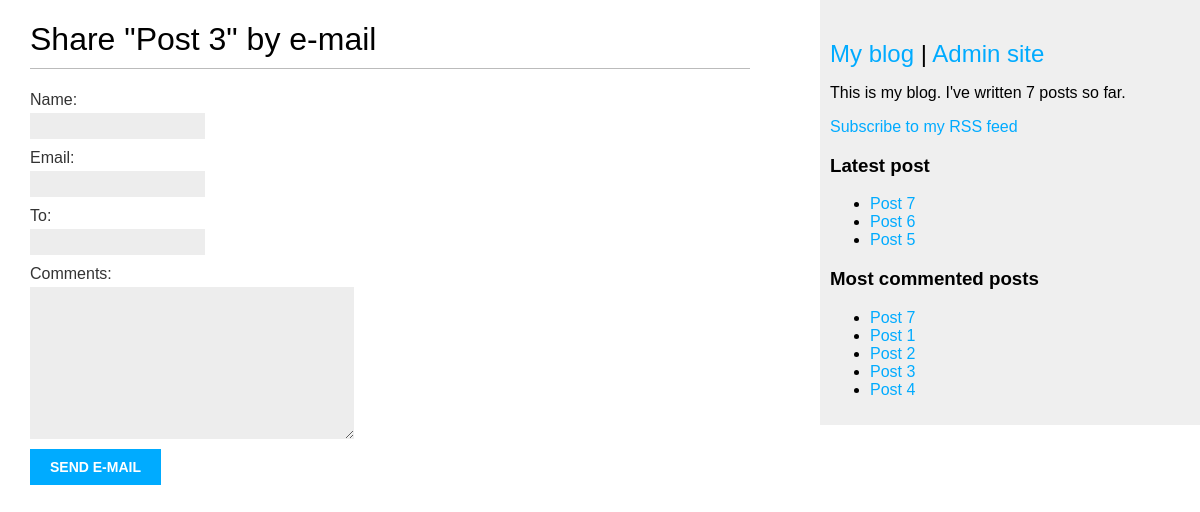
The page /9/share on the database as committed earlier.
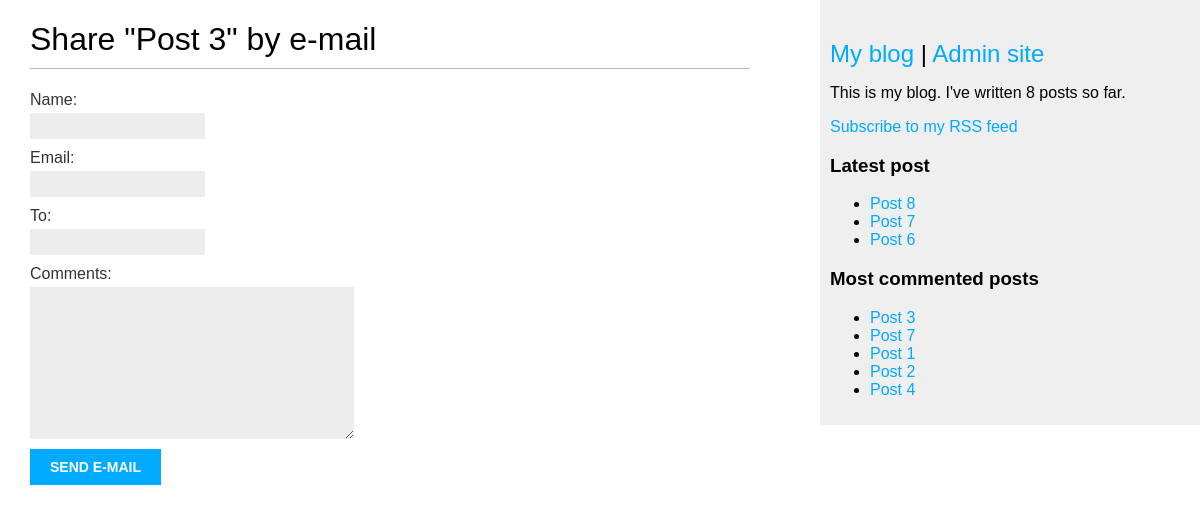
The same page on the database as committed later.
### blog/models.py (models this page shows, shortened)
class Post(models.Model):
    STATUS_CHOICES = (
        ('draft', 'Draft'),
        ('published', 'Published'),
    )
    title = models.CharField(max_length=250)
    slug = models.SlugField(max_length=250, unique_for_date='publish')
    author = models.ForeignKey(User, on_delete=models.CASCADE, related_name='blog_posts')
    body = models.TextField()
    publish = models.DateTimeField(default=timezone.now)
    created = models.DateTimeField(auto_now_add=True)
    updated = models.DateTimeField(auto_now=True)
    status = models.CharField(max_length=10, choices=STATUS_CHOICES, default='draft')
    tags = TaggableManager()
    class Meta:
        ordering = ('-publish',)
    objects = models.Manager()  # The default manager.
    published = PublishedManager()  # Our custom manager.
    def get_absolute_url(self):
        return reverse('blog:post_detail',
                       args=[self.publish.year,
                             self.publish.month,
                             self.publish.day, self.slug])

### blog/views.py (the view)
# urls.py: path('<int:post_id>/share', views.post_share, name='post_share'),
def post_share(request, post_id):
    post = get_object_or_404(Post, id=post_id, status='published')
    sent = False
    if request.method == "POST":
        form = EmailPostForm(request.POST)
        if form.is_valid():
            cd = form.cleaned_data
            post_url = request.build_absolute_uri(
                post.get_absolute_url())
            subject = f"{cd['name']} recommends you read " \
                      f"{post.title}"
            message = f"Read {post.title} at {post_url}\n\n" \
                      f"{cd['name']}\'s comments: {cd['comments']}"
            send_mail(subject, message, 'zokirovrustam202@gmail.com', [cd['to']], fail_silently=False,)
            sent = True
    else:
        form = EmailPostForm()
    return render(request, 'blog/post/share.html', {'post': post, 'form': form, 'sent': sent})

### blog/forms.py
class EmailPostForm(forms.Form):
    name = forms.CharField(max_length=25)
    email = forms.EmailField()
    to = forms.EmailField()
    comments = forms.CharField(required=False, widget=forms.Textarea)

### blog/models.py (called while the page is built)
    def get_queryset(self):
        return super(PublishedManager, self).get_queryset().filter(status='published')

### blog/templatetags/blog_tags.py (called while the page is built)
@register.simple_tag
def total_posts():
    return Post.published.count()

@register.inclusion_tag('blog/post/latest_posts.html')
def show_latest_posts(count=5):
    latest_posts = Post.published.order_by('-publish')[:count]
    return {'latest_posts': latest_posts}

@register.simple_tag
def get_most_commented_posts(count=5):
    return Post.published.annotate(total_comments=Count('comments')).order_by('-total_comments')[:count]

### templates/blog/post/share.html (shortened to what this page needs)
{% extends "blog/base.html" %}
{% block content %}
    {% if sent %}
        <h1>E-mail successfully sent</h1>
        <p>"{{ post.title }}" was successfully sent to {{ form.cleaned_data.to }}</p>
    {% else %}
        <h1>Share "{{ post.title }}" by e-mail</h1>
        <form method="post">
            {{ form.as_p }}
            <input type="submit" value="Send e-mail">
        </form>
    {% endif %}
{% endblock content %}

### templates/blog/base.html (shortened to what this page needs)
{% load blog_tags %}
{% load static %}
<!DOCTYPE html>
<html lang="en">
<head>
    <link href="{% static 'css/blog.css' %}" rel="stylesheet">
</head>
<body>
    <div id="content">
        {% block content %}
        {% endblock %}
    </div>
    <div id="sidebar">
        <h2><a href = '/'>My blog</a> | <a href="http://127.0.0.1:8000/admin/">Admin site</a></h2>
        <p>This is my blog. I've written {% total_posts %} posts so far.</p>
        <p>
            <a href="{% url "blog:post_feed" %}">Subscribe to my RSS feed</a>
        </p>
        <h3>Latest post</h3>
        {% show_latest_posts 3 %}
        <h3>Most commented posts</h3>
        {% get_most_commented_posts as most_commented_posts %}
        <ul>
            {% for post in most_commented_posts %}
                <li>
                    <a href="{{ post.get_absolute_url }}">{{ post.title }}</a>
                </li>
            {% endfor %}
        </ul>
    </div>
</body>
</html>

### templates/blog/post/latest_posts.html
<ul>
    {% for post in latest_posts %}
        <li>
            <a href="{{ post.get_absolute_url }}">{{ post.title }}</a>
        </li>
    {% endfor %}
</ul>

Rows that differ between the two databases and show on the page:
no longer on this page (row unchanged): Post: title "Post 5", shown under "Latest post"
shown differently, row unchanged: Post "Post 3": moves up the list
added Post: title "Post 8", shown under "Latest post"
Other text that changed with them:
text no longer shown: "7"
text now shown: "8"
